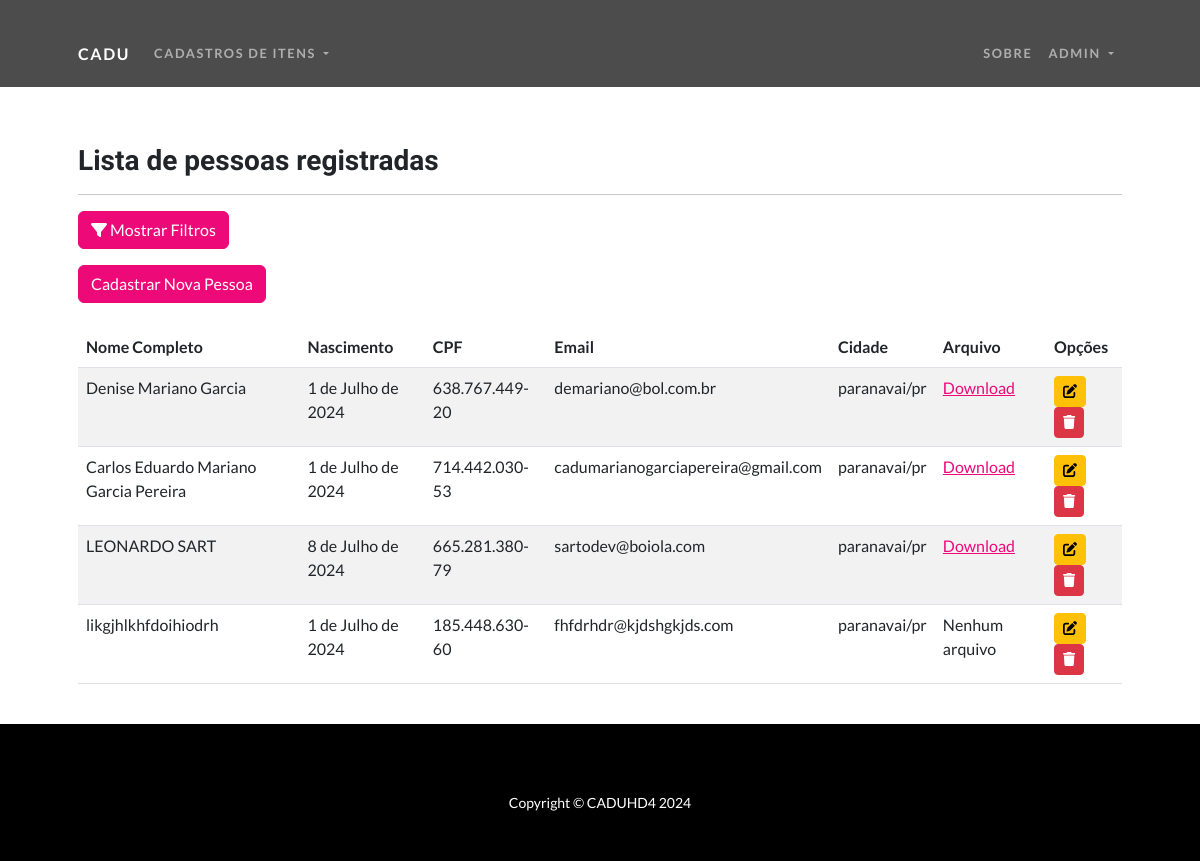
/listar/pessoas/ (signed in), run on the app's committed database.
### cadastros/models.py (models this page shows, shortened)
class Pessoa(models.Model):
    nome_completo = models.CharField(max_length=150)
    nascimento = models.DateField(verbose_name="data de nascimento")
    cpf = models.CharField(max_length=14, verbose_name="cpf", unique=True)
    email = models.EmailField(max_length=120, blank=True, null=True)
    cadastrado_em = models.DateTimeField(auto_now_add=True)
    atualizado_em = models.DateTimeField(auto_now=True)
    cidade = models.ForeignKey(Cidade, on_delete=models.PROTECT)
    arquivo = models.FileField(upload_to='fotos/', blank=True, null=True)

class Cidade(models.Model):
    nome = models.CharField(max_length=100)
    estado = models.CharField(max_length=2)
    def __str__(self):
        return f"{self.nome}/{self.estado}"

### cadastros/views.py (the view)
# urls.py: path('listar/pessoas/', PessoaList.as_view(), name='list-pessoa'),
class PessoaList(GroupRequiredMixin, LoginRequiredMixin, FilterView):
    model = Pessoa
    filterset_class = PessoaFilter
    template_name = 'cadastros/listas/pessoa.html'
    login_url = reverse_lazy('login')
    group_required = ("Administrador", "Usuarios")

### cadastros/templates/cadastros/listas/pessoa.html (shortened to what this page needs)
{% extends "paginas/modelo.html" %}
{% load static %}
{% block content %}
<h3>Lista de pessoas registradas</h3>
<hr>
<button class="btn btn-primary mb-3" type="button" data-bs-toggle="collapse" data-bs-target="#filtrosCollapse" aria-expanded="false" aria-controls="filtrosCollapse">
    <i class="fas fa-filter"></i> Mostrar Filtros
</button>
<div class="text-right mb-3">
    <a href="{% url 'add-pessoa' %}" class="btn btn-primary">Cadastrar Nova Pessoa</a>
</div>
<div class="table-responsive mt-4">
    <table class="table table-striped" id="tabela-listar">
        <thead>
            <tr>
                <th>Nome Completo</th>
                <th>Nascimento</th>
                <th>CPF</th>
                <th>Email</th>
                <th>Cidade</th>
                <th>Arquivo</th>
                <th>Opções</th>
            </tr>
        </thead>
        <tbody>
        {% for pessoa in object_list %}
        <tr>
            <td>{{ pessoa.nome_completo }}</td>
            <td>{{ pessoa.nascimento }}</td>
            <td>{{ pessoa.cpf }}</td>
            <td>{{ pessoa.email }}</td>
            <td>{{ pessoa.cidade }}</td>
            <td>
                {% if pessoa.arquivo %}
                    <a href="{{ pessoa.arquivo.url }}" download>Download</a>
                {% else %}
                    Nenhum arquivo
                {% endif %}
            </td>
            <td>
                <a href="{% url 'update-pessoa' pessoa.pk %}" class="btn btn-warning btn-sm"><i class="fas fa-edit"></i></a>
                <a href="{% url 'delete-pessoa' pessoa.pk %}" class="btn btn-danger btn-sm"><i class="fas fa-trash"></i></a>
            </td>
        </tr>
        {% endfor %}
        </tbody>
    </table>
</div>
{% endblock %}

### paginas/templates/paginas/modelo.html (shortened to what this page needs)
{% load static %}
<!DOCTYPE html>
<html lang="pt-br">
<head>
    <link href="{% static 'css/styles.css' %}" rel="stylesheet" />
    <link href="https://cdn.datatables.net/v/bs5/dt-2.1.7/datatables.min.css" rel="stylesheet">
</head>
<body>
    <div class="container">
        {% block navegacao %}
        <nav class="navbar navbar-expand-lg navbar-dark navbar-custom fixed-top">
            <div class="container px-5">
                <a class="navbar-brand" href="{% url 'inicio' %}">Cadu</a>
                <div class="collapse navbar-collapse" id="navbarResponsive">
                    <ul class="navbar-nav me-auto">
                        {% if request.user.is_authenticated %}
                        <li class="nav-item dropdown">
                            <a class="nav-link dropdown-toggle" href="#" id="cadastroDropdown" role="button" data-bs-toggle="dropdown" aria-expanded="false">
                                Cadastros de itens
                            </a>
                        </li>
                        {% endif %}
                    </ul>
                    <ul class="navbar-nav ms-auto">
                        <li class="nav-item"><a class="nav-link" href="{% url 'sobre' %}">Sobre</a></li>
                        {% if request.user.is_authenticated %}
                        <li class="nav-item dropdown">
                            <a class="nav-link dropdown-toggle" href="#" id="usuarioDropdown" role="button" data-bs-toggle="dropdown" aria-expanded="false">
                                {{ request.user.username }}
                            </a>
                        </li>
                        {% else %}
                        <li class="nav-item"><a class="nav-link" href="{% url 'login' %}">Entrar</a></li>
                        <li class="nav-item"><a class="nav-link" href="{% url 'registrar' %}">Cadastrar</a></li>
                        {% endif %}
                    </ul>
                </div>
            </div>
        </nav>
        {% endblock %}
    </div>
    <section id="scroll">
    <div class="container px-5">
        <div class="row gx-5 align-items-center">
            <div class="col-lg py-4">
                {% block content %}
                {% endblock %}
            </div>
        </div>
    </div>
    </section>
    <footer class="py-5 bg-black mt-auto">
        <div class="container px-5">
          <p class="m-0 text-center text-white small">Copyright &copy; CADUHD4 2024</p>
        </div>
    </footer>
</body>
</html>

### paginas/templates/paginas/modelo.html (style rules this page uses)
body { display: flex; flex-direction: column; min-height: 100vh; }
.container { flex: 1; margin-top: 20px; }

### data on the page
Pessoa: nome_completo "Denise Mariano Garcia", nascimento "1 de Julho de 2024", cpf "638.767.449-20", email "demariano@bol.com.br", cidade "paranavai/pr"
Pessoa: nome_completo "Carlos Eduardo Mariano Garcia Pereira", nascimento "1 de Julho de 2024", cpf "714.442.030-53", email "cadumarianogarciapereira@gmail.com", cidade "paranavai/pr"
Pessoa: nome_completo "LEONARDO SART", nascimento "8 de Julho de 2024", cpf "665.281.380-79", email "sartodev@boiola.com", cidade "paranavai/pr"
Pessoa: nome_completo "likgjhlkhfdoihiodrh", nascimento "1 de Julho de 2024", cpf "185.448.630-60", email "fhfdrhdr@kjdshgkjds.com", cidade "paranavai/pr", arquivo "Nenhum arquivo"

### other printed values
{{ request.user.username }} "ADMIN"
